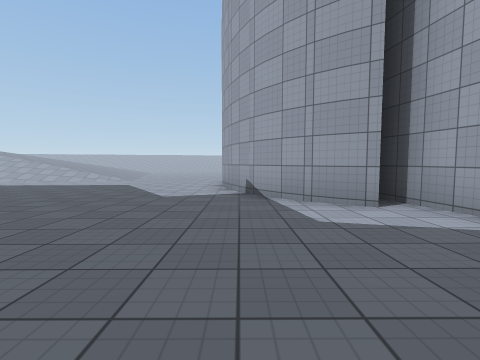
View 1 (above)

17 first-person views from a walk through a scene from a Unity 3-D project. The camera is 1.2 m above the floor, tilts 4° down and sees 85° across. The floor is counted in squares, 2 m on a side. Each view is taken from the middle of a square. On the plan, view 1 faces up. The plan holds only what a view shows up to about 9 squares ahead; the rest is blank. The place goes on beyond the plan. Surface patterns are stand-ins for the level's own textures.

View 2
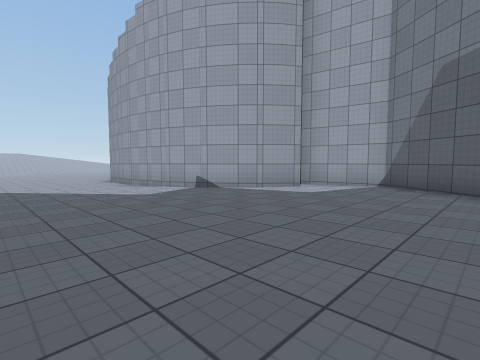

View 3
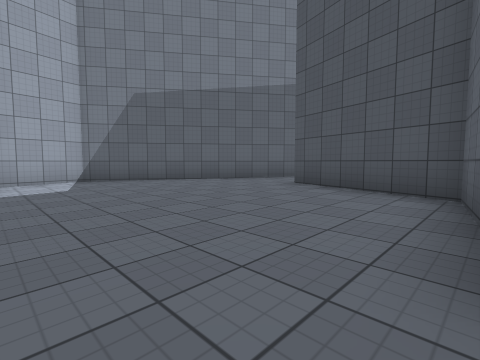

View 4
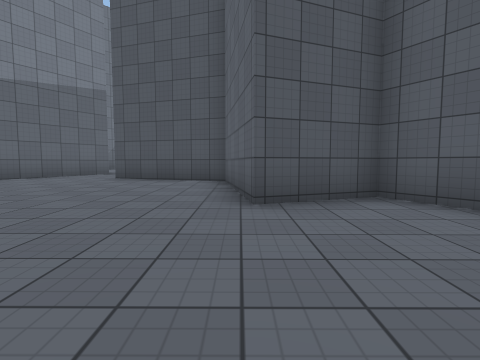

View 5
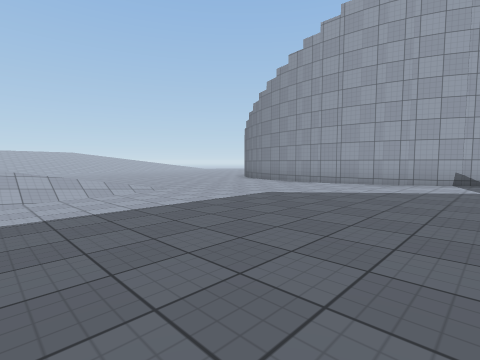

View 6
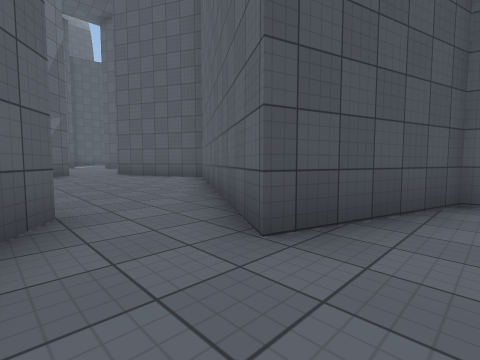

View 7
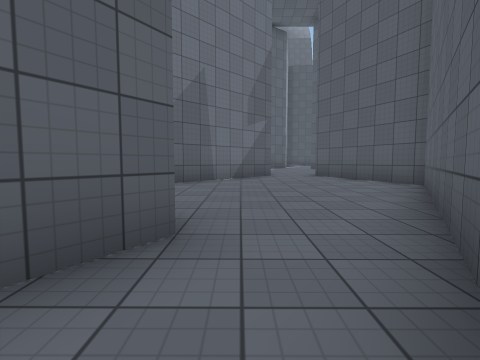

View 8
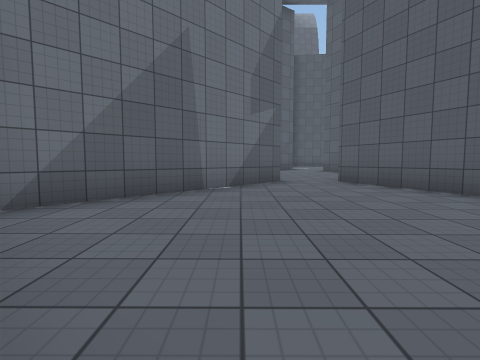

View 9
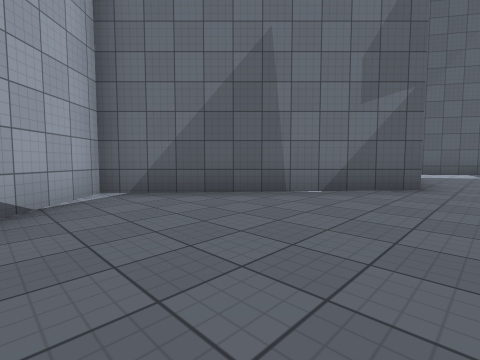

View 10
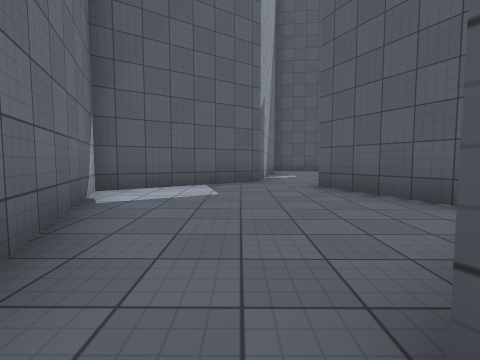

View 11
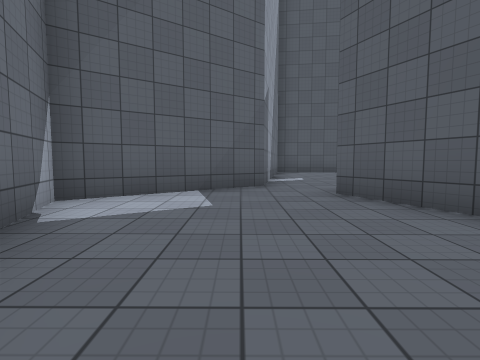

View 12
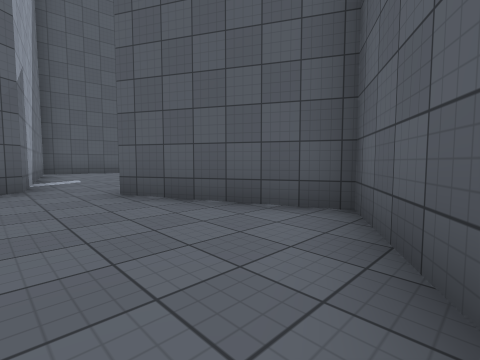

View 13
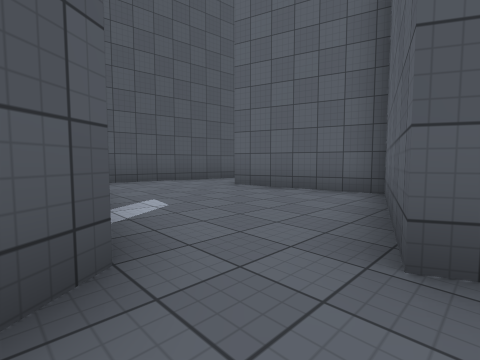

View 14
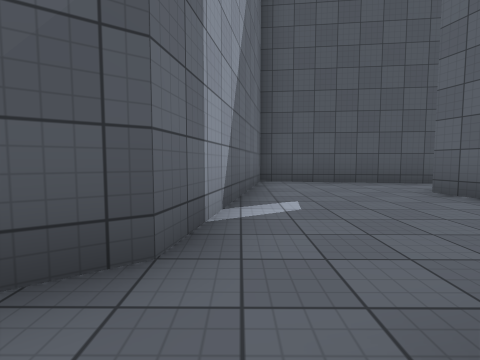

View 15
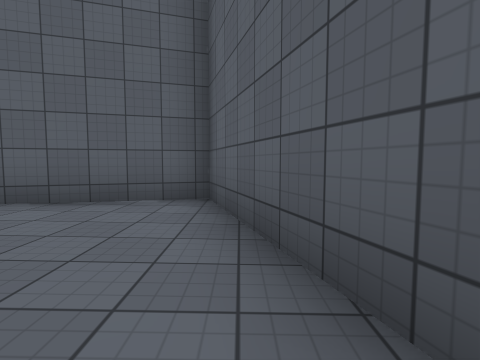

View 16
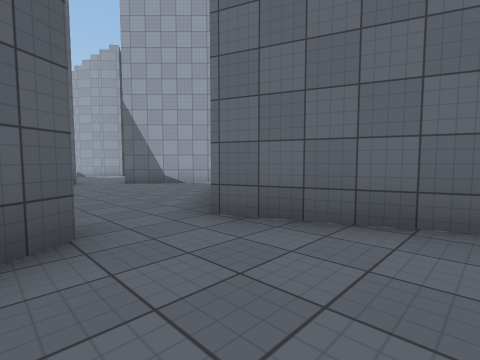

View 17
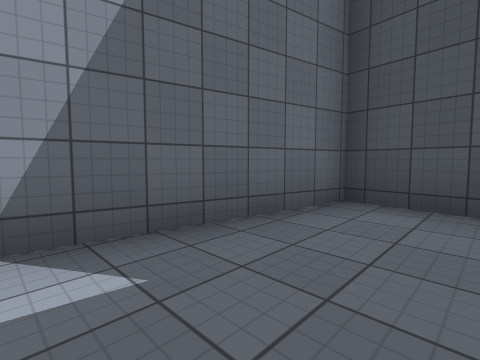

### Floor plan
Key: @ floor where view 1 was taken; # wall or solid block; . main floor; : floor 0.25 m higher than the main floor; - floor 0.25 m lower than the main floor; + floor 0.5 m higher than the main floor; * floor 0.75 m higher than the main floor; % floor 1 m higher than the main floor.
Columns run from 8 left of view 1 to 3 right of it. Each row starts with its distance up from view 1.
 10 ------..#
  9 ........#
  8 ........#
  7 ........#
  6 ........##
  5 .........###
  4  .........##
  3 #.....:::::#
  2 ####:::::::#
  1    #:::::::#
  0    #::::@:##
 -1    ####::##
 -2      ##:##
 -3     ##::##
 -4     #:+++##
 -5    ##+++++#
 -6    #++++++#
 -7    #+++++##
 -8    #++++##
 -9    ##++##
-10   ###+##
-11   #+++*#
-12   #****##
-13   #*****#
-14  ###***##
-15 ##***###
-16 #****#
-17 #***##
-18 #***#
-19 %%%%#
-20 #%%%#
-21 #####

Positions as (right, up) in squares from view 1, and headings:
1: (0, 0), facing up
2: (-4, 0), facing up-right
3: (-5, 4), facing down-right
4: (-5, 6), facing down
5: (-8, 5), facing up-right
6: (0, 0), facing down-left
7: (-1, -1), facing down
8: (-1, -3), facing down
9: (-3, -4), facing down-right
10: (-3, -9), facing down
11: (-3, -10), facing down
12: (-3, -10), facing down-left
13: (-3, -14), facing down-left
14: (-4, -14), facing down
15: (-4, -15), facing left
16: (-4, -12), facing up-right
17: (-6, -17), facing down-right
